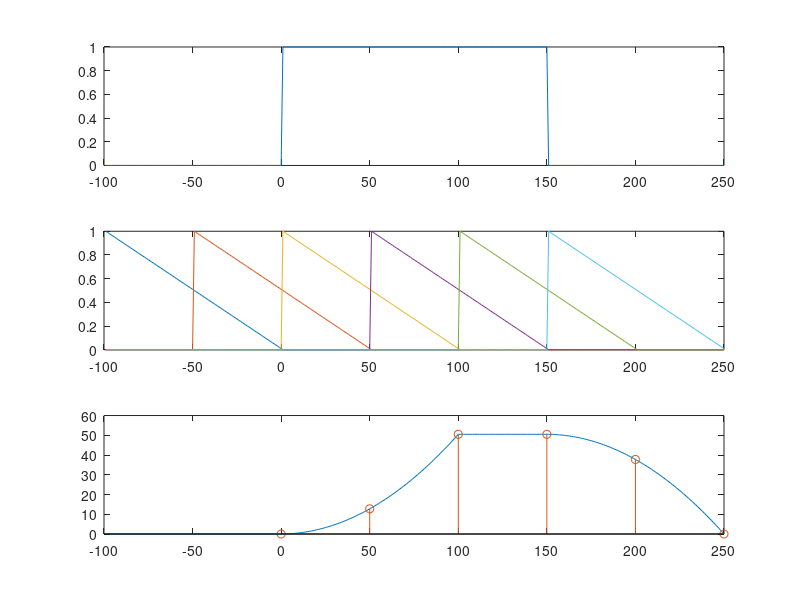

Source code (MATLAB):
h = [zeros(1,100), ones(1,150) zeros(1,100)]; % h[n]
x = [1:100]/100; % x[n]
xa = [fliplr(x),zeros(1,250)];             % x[-n]
xb = [zeros(1,50),fliplr(x),zeros(1,200)]; % x[50-n]
xc = [zeros(1,100),fliplr(x),zeros(1,150)];% x[100-n]
xd = [zeros(1,150),fliplr(x),zeros(1,100)];% x[150-n]
xe = [zeros(1,200),fliplr(x),zeros(1,50)]; % x[200-n]
xf = [zeros(1,250),fliplr(x)];             % x[250-n]
% Represent impulse response
figure(1), subplot(311), plot([-99:250],h)
% Represent x[t-n]
subplot(312), plot([-99:250],xa), hold all
plot([-99:250],xb), plot([-99:250],xc)
plot([-99:250],xd), plot([-99:250],xe)
plot([-99:250],xf)
% Convolution
y = [zeros(1,99) conv(h,x,'valid')];
% Represent convolution
subplot(313), plot([-99:250],y)
hold all, stem(0:50:250,y(100:50:end))